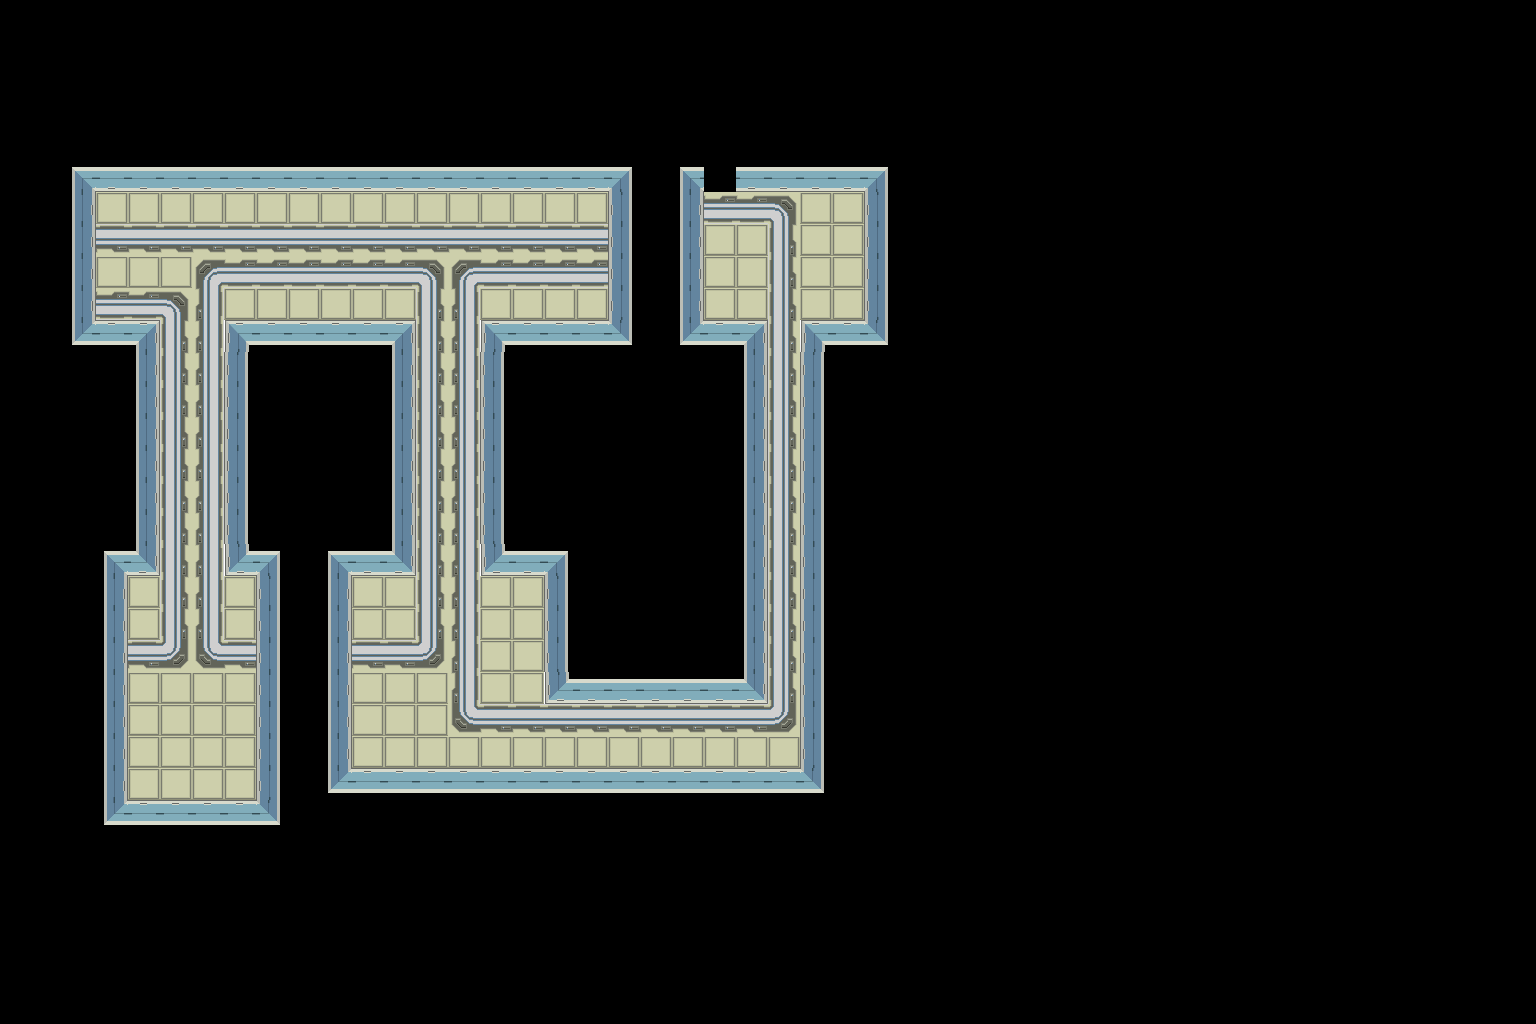

Tiled map render using the project's own tile images. Description and the map definition, with tile-layer contents summarised, below:
An orthogonal 48x32 tile map with 32x32 px tiles, 2 tile layers (map, floor), 2 tilesets and 20 objects (13x enemy, 5x item, player, door).

<map version="1.0" orientation="orthogonal" width="48" height="32" tilewidth="32" tileheight="32">
 <tileset firstgid="1" name="tiles" tilewidth="32" tileheight="32">
  <image source="../assets/img/tileset2.png" width="640" height="640" />
 </tileset>
 <tileset firstgid="401" name="objTiles" tilewidth="32" tileheight="32">
  <image source="../assets/img/tilesetObjects.png" width="640" height="640" />
 </tileset>
 <layer name="map" width="48" height="32">
  <data>[1536 cells, 169 non-empty, 12 distinct tile ids]</data>
 </layer>
 <layer name="floor" width="48" height="32">
  <data>[1536 cells, 208 non-empty, 9 distinct tile ids]</data>
 </layer>
 <objectgroup name="objects" width="48" height="32">
  <object type="player" gid="401" x="224" y="736" />
  <object type="door" gid="424" x="704" y="192" />
  <object name="res_md" type="item" gid="406" x="128" y="608" />
  <object name="res_md" type="item" gid="406" x="224" y="608" />
  <object name="res_sm" type="item" gid="405" x="576" y="224" />
  <object name="res_sm" type="item" gid="405" x="96" y="224" />
  <object name="giantslime" type="enemy" gid="403" x="352" y="736" />
  <object name="slime" type="enemy" gid="402" x="160" y="480" />
  <object name="slime" type="enemy" gid="402" x="192" y="352" />
  <object name="slime" type="enemy" gid="402" x="480" y="288" />
  <object name="slime" type="enemy" gid="402" x="416" y="256" />
  <object name="slime" type="enemy" gid="402" x="512" y="256" />
  <object name="slime" type="enemy" gid="402" x="352" y="320" />
  <object name="slime" type="enemy" gid="402" x="320" y="256" />
  <object name="slime" type="enemy" gid="402" x="448" y="544" />
  <object name="slime" type="enemy" gid="402" x="768" y="576" />
  <object name="slime" type="enemy" gid="402" x="768" y="416" />
  <object name="slime" type="enemy" gid="402" x="736" y="256" />
  <object name="slime" type="enemy" gid="402" x="800" y="288" />
  <object name="health" type="item" gid="404" x="832" y="224" />
 </objectgroup>
</map>
